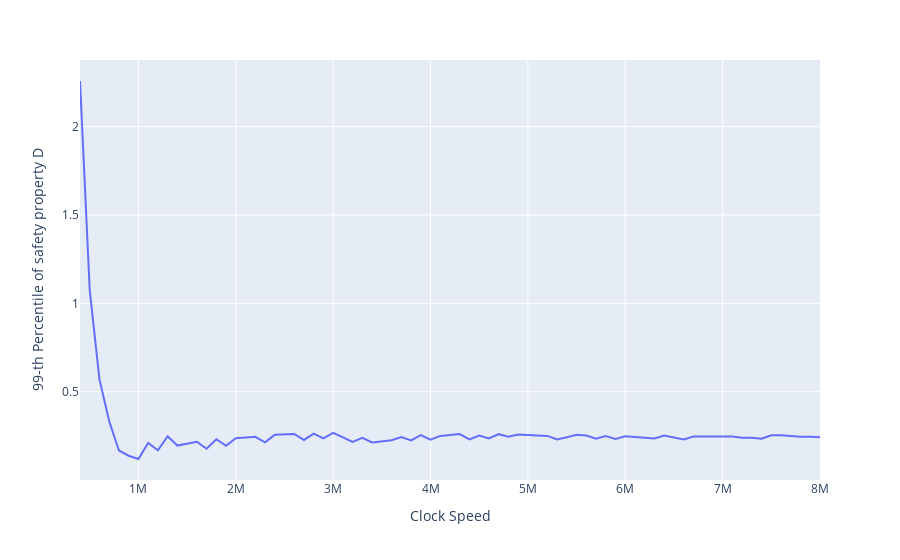

This figure's notebook cell:
### Code cell
plot_job_id('clock_speeds_20241111_0329', mode='clock')[1]
